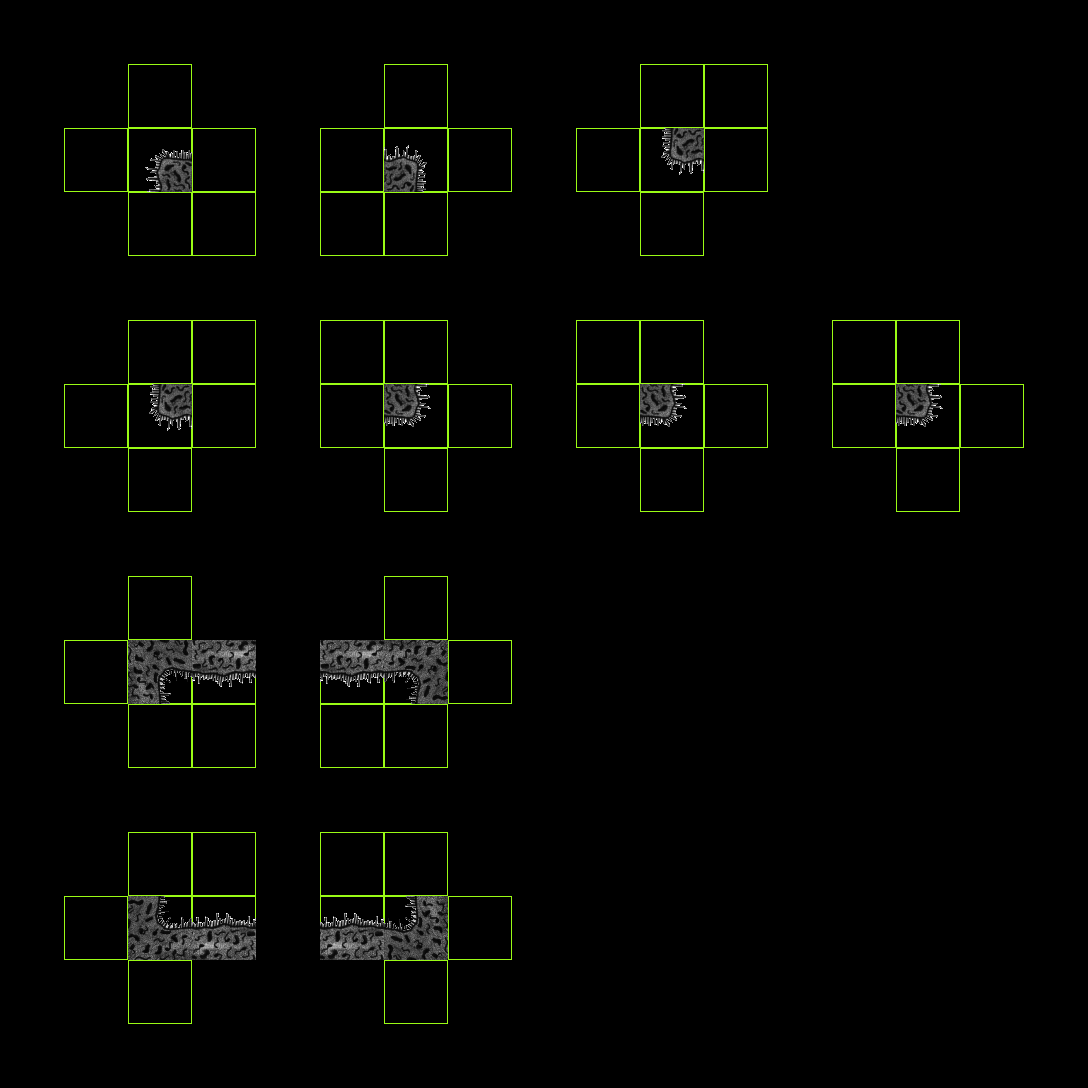

This game map was drawn from its Tiled (.tmx) file and the tilesets committed beside it. A one-line description and the trimmed map source follow:
An orthogonal 17x17 tile map with 64x64 px tiles, 3 tile layers (regions, input_Tiles, output_Tiles), 10 hidden layers not drawn.

<map version="1.0" orientation="orthogonal" renderorder="right-up" width="17" height="17" tilewidth="64" tileheight="64" nextobjectid="1">
 <properties>
  <property name="AutomappingRadius" value="3" />
  <property name="NoOverlappingRules" value="True" />
 </properties>
 <tileset firstgid="1" source="Tiles.tsx" />
 <layer name="regions" width="17" height="17">
  <data>[289 cells, 66 non-empty, 1 distinct tile ids]</data>
 </layer>
 <layer name="input_Tiles" width="17" height="17" visible="0">
  <data>[289 cells, 73 non-empty, 5 distinct tile ids]</data>
 </layer>
 <layer name="input_Tiles" width="17" height="17" visible="0">
  <data>[289 cells, 36 non-empty, 6 distinct tile ids]</data>
 </layer>
 <layer name="input_Tiles" width="17" height="17" visible="0">
  <data>[289 cells, 28 non-empty, 6 distinct tile ids]</data>
 </layer>
 <layer name="input_Tiles" width="17" height="17" visible="0">
  <data>[289 cells, 3 non-empty, 2 distinct tile ids]</data>
 </layer>
 <layer name="input_Tiles" width="17" height="17" visible="0">
  <data>[289 cells, 3 non-empty, 2 distinct tile ids]</data>
 </layer>
 <layer name="input_Tiles" width="17" height="17" visible="0">
  <data>[289 cells, 3 non-empty, 1 distinct tile ids]</data>
 </layer>
 <layer name="input_Tiles" width="17" height="17" visible="0">
  <data>[289 cells, 2 non-empty, 2 distinct tile ids]</data>
 </layer>
 <layer name="input_Tiles" width="17" height="17" visible="0">
  <data>[289 cells, 2 non-empty, 2 distinct tile ids]</data>
 </layer>
 <layer name="input_Tiles" width="17" height="17" visible="0">
  <data>[289 cells, 1 non-empty, 1 distinct tile ids]</data>
 </layer>
 <layer name="input_Tiles" width="17" height="17" visible="0">
  <data>[289 cells, 4 non-empty, 2 distinct tile ids]</data>
 </layer>
 <layer name="input_Tiles" width="17" height="17">
  <data>[289 cells, 4 non-empty, 2 distinct tile ids]</data>
 </layer>
 <layer name="output_Tiles" width="17" height="17">
  <data>[289 cells, 11 non-empty, 8 distinct tile ids]</data>
 </layer>
</map>
